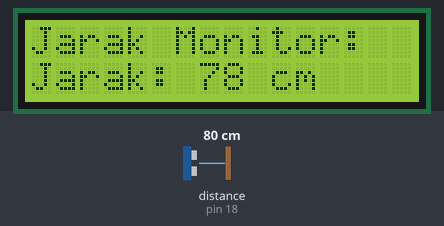
This sketch was run on a simulated Arduino Uno, built with avr-gcc and run on an emulated ATmega328P. Parts: 16×2 character LCD. Wiring (inferred from the names in the program): ultrasonic range finder: trigger pin 5; echo pin 18. The inputs (shaded band) are chosen by the test bench; at power-on: distance to the obstacle (sensor on pin 18) 80 cm. The echo pulse lasts 58.3 µs per cm; what the sketch prints to the serial monitor is not drawn.

Above: at 1.05 s.
1.3 s: distance to the obstacle (sensor on pin 18) set to 2 cm
At 2.2 s:
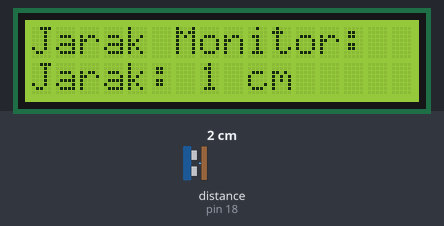
2.9 s: distance to the obstacle (sensor on pin 18) set to 4 cm
At 4.1 s:
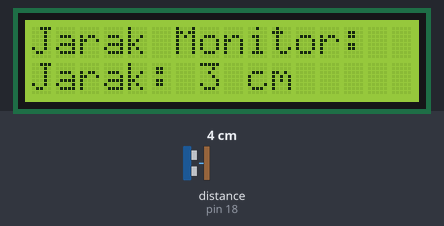
4.4 s: distance to the obstacle (sensor on pin 18) set to 9 cm
At 5.1 s:
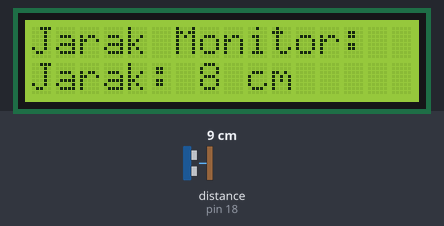
Timing chart, 0 to 7.4 s (numbered marks = the images above; inputs shaded):
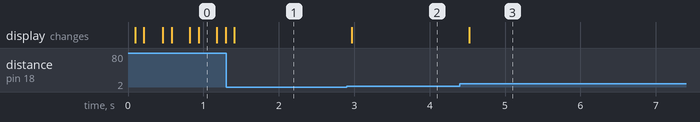

The sketch:

alat_ukur_jarakdigital.ino
```cpp
#include <Wire.h>
#include <LiquidCrystal_I2C.h>

// Inisialisasi LCD (Alamat 0x27, 16 kolom, 2 baris)
LiquidCrystal_I2C lcd(0x27, 16, 2);

const int trigPin = 5;
const int echoPin = 18;
const int buzzerPin = 19;

void setup() {
  Serial.begin(115200);
  pinMode(trigPin, OUTPUT);
  pinMode(echoPin, INPUT);
  pinMode(buzzerPin, OUTPUT);

  lcd.init();
  lcd.backlight();
  lcd.setCursor(0, 0);
  lcd.print("Jarak Monitor:");
}

void loop() {
  // Trigger sensor
  digitalWrite(trigPin, LOW);
  delayMicroseconds(2);
  digitalWrite(trigPin, HIGH);
  delayMicroseconds(10);
  digitalWrite(trigPin, LOW);

  // Hitung durasi pantulan
  long duration = pulseIn(echoPin, HIGH);
  // Konversi ke CM (Kecepatan suara / 2)
  int distance = duration * 0.034 / 2;

  // Tampilkan di LCD
  lcd.setCursor(0, 1);
  lcd.print("Jarak: ");
  lcd.print(distance);
  lcd.print(" cm   "); // Spasi tambahan untuk hapus sisa angka sebelumnya

  // Tampilkan di Serial Monitor (Syarat monitor)
  Serial.print("Data Jarak: ");
  Serial.println(distance);

  // Logika Buzzer (Berbunyi jika jarak < 20cm)
  if (distance < 20 && distance > 0) {
    digitalWrite(buzzerPin, HIGH);
    delay(distance * 5); // Semakin dekat, jeda bunyi semakin pendek (cepat)
    digitalWrite(buzzerPin, LOW);
    noTone(buzzerPin);
  }else{
    noTone(buzzerPin);
  }

  delay(100);
}
```

Measured:
- after the input at 1.3 s, the display: changes after 0.11 s (image 1)
- after the input at 2.9 s, the display: changes after 0.07 s (image 2)
- after the input at 4.4 s, the display: changes after 0.12 s (image 3)
